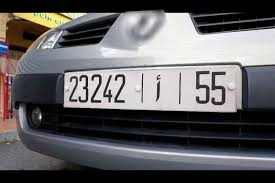
#> input picture admin/parking/voiture.jpeg, 275 x 183 px
$ python -i detect_plaque_one.py   (imports and definitions only)
#> lines starting #> are read from the running program, lines starting #| are printed output that depends on the picture; after the words box and inside, x2 and y2 are one past the last pixel; in counts of white or black regions, pixels touching at a corner belong together
#> further down, picture is the input picture: shape (183, 275, 3); mean B, G, R 98.6, 96.4, 98.5
#!/usr/bin/env python3
# -*- coding: utf-8 -*-
"""
OCR plaque (Maroc / arabe + chiffres) : lit le texte visible sur la photo, pas le nom du fichier.
Plusieurs pré-traitements + ordre de lecture gauche → droite.
Sortie : une seule ligne JSON stdout.
"""
import json
import os
import re
import sys
from typing import List, Tuple


# [5 lines left out: function all_digits_to_west, not called in this run]


def center_x(box) -> float:
    xs = [float(p[0]) for p in box]
    return sum(xs) / max(len(xs), 1)


# [47 lines left out: functions normalize_plate_text, score_moroccan_plate_candidate, collect_from_results, not called in this run]


def preprocess_variants(bgr):
    import cv2

    variants = []
    h, w = bgr.shape[:2]
#> h = 183; w = 275
    # Agrandir petites images (plaque illisible en miniature)
    scale = 1.0
    if min(h, w) < 500:
        scale = 500.0 / min(h, w)
#> scale = 2.73
        scale = min(scale, 3.0)
    if scale > 1.01:
        bgr = cv2.resize(bgr, None, fx=scale, fy=scale, interpolation=cv2.INTER_CUBIC)
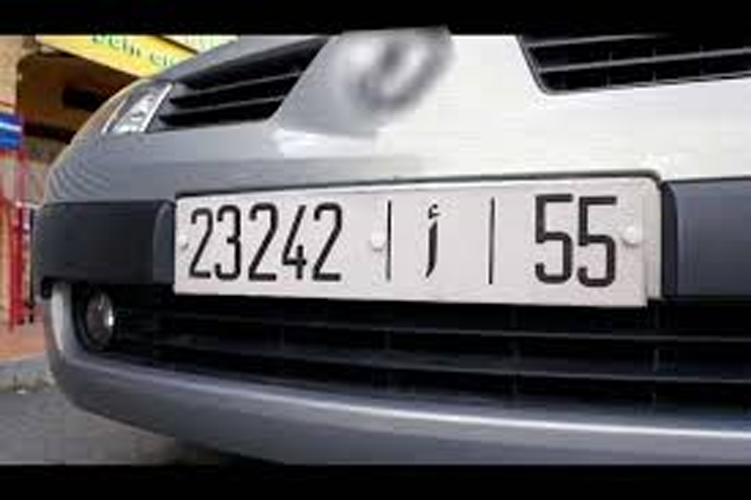
#> bgr: shape (500, 751, 3); mean of channels 0, 1, 2 98.6, 96.5, 98.6; drawn as B, G, R

    gray = cv2.cvtColor(bgr, cv2.COLOR_BGR2GRAY)
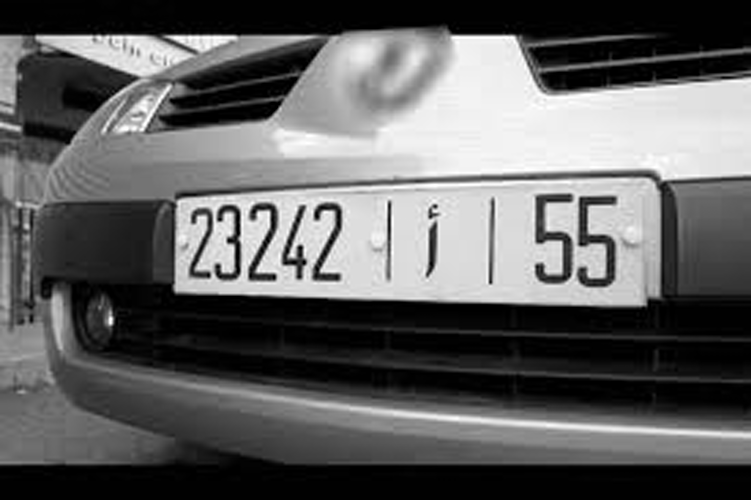
#> gray: shape (500, 751); min 0, max 255, mean 97.4

    variants.append(("bgr", bgr))
    variants.append(("gray_eq", cv2.equalizeHist(gray)))

    clahe = cv2.createCLAHE(clipLimit=2.0, tileGridSize=(8, 8))
    variants.append(("clahe", clahe.apply(gray)))

    blur = cv2.GaussianBlur(gray, (3, 3), 0)
    ath = cv2.adaptiveThreshold(
        blur, 255, cv2.ADAPTIVE_THRESH_GAUSSIAN_C, cv2.THRESH_BINARY, 31, 11
    )
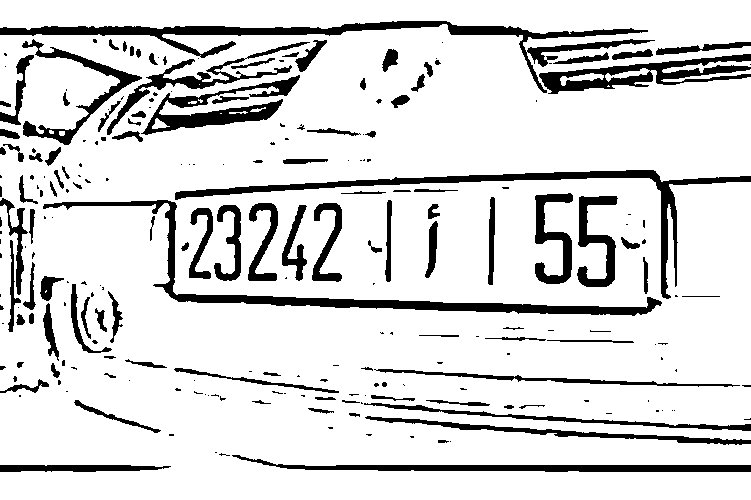
#> ath: shape (500, 751); 85.5% white; 238 black regions (126 under 20 px), largest, box (x1, y1, x2, y2) and area: (0, 21, 655, 93) 6129, (43, 200, 662, 316) 5287, (175, 170, 751, 299) 4778
    variants.append(("adapt", ath))

    bilateral = cv2.bilateralFilter(gray, 5, 75, 75)
    variants.append(("bilateral_eq", cv2.equalizeHist(bilateral)))

    # Double taille sur gris égalisé (souvent utile pour petites plaques)
    g2 = cv2.resize(
        cv2.equalizeHist(gray),
        None,
        fx=2.0,
        fy=2.0,
        interpolation=cv2.INTER_CUBIC,
    )
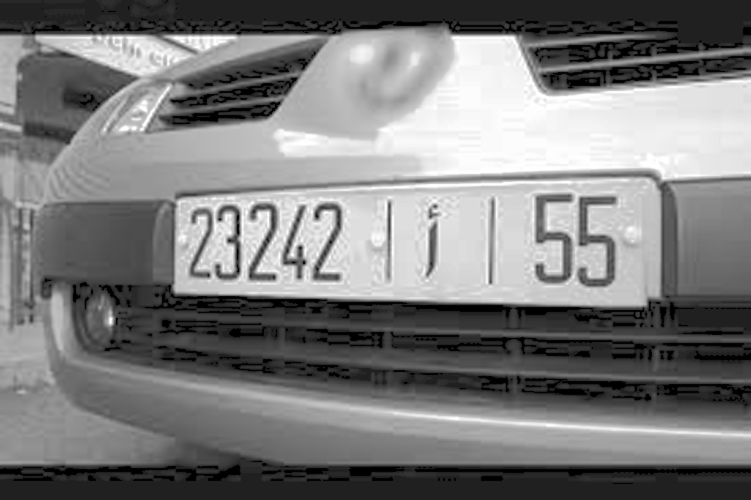
#> g2: shape (1000, 1502) (shown at 1/2 size); min 0, max 255, mean 124
    variants.append(("gray_eq_2x", g2))

    return variants


# [64 lines left out: function main, not called in this run]


# [2 lines not run here, left out]

>>> import cv2
>>> picture = cv2.imread('voiture.jpeg')
>>> result = preprocess_variants(picture)
#> result = 6 items
